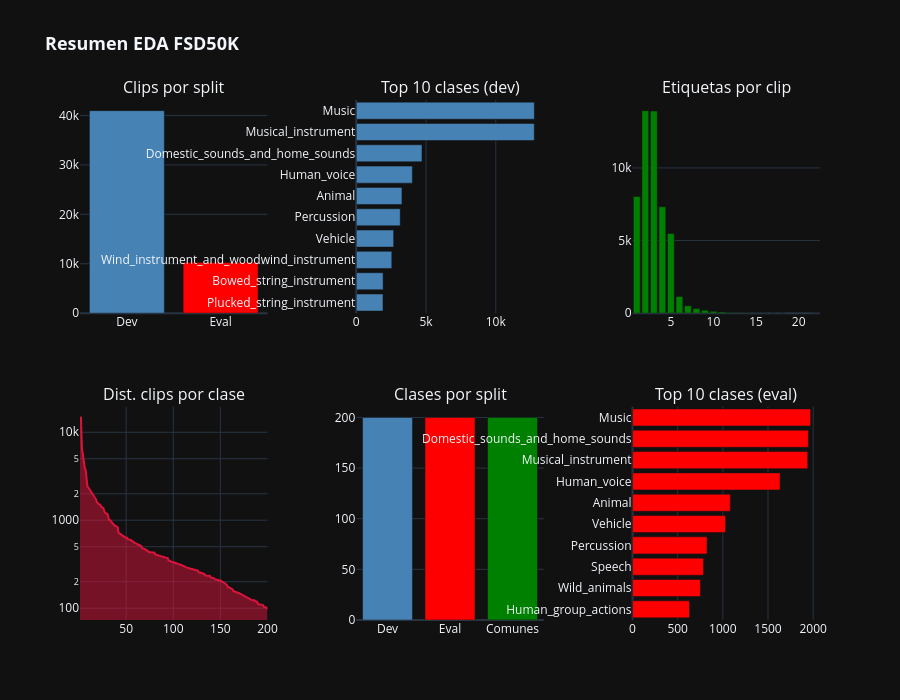

Notebook source saved alongside this figure:
### Markdown cell above
## **9. Resumen y conclusiones**

### Code cell
# Panel resumen visual
fig = make_subplots(
    rows=2, cols=3,
    subplot_titles=[
        'Clips por split',
        'Top 10 clases (dev)',
        'Etiquetas por clip',
        'Dist. clips por clase',
        'Clases por split',
        'Top 10 clases (eval)'
    ],
    vertical_spacing=0.18,
    horizontal_spacing=0.12
)

# 1. Clips por split
fig.add_trace(go.Bar(
    x=['Dev', 'Eval'], y=[len(df_dev), len(df_eval)],
    marker_color=['steelblue', 'red'], name='Clips por split', showlegend=False
), row=1, col=1)

# 2. Top 10 clases dev
top10_dev = df_dev['label_list'].explode().value_counts().head(10)
fig.add_trace(go.Bar(
    y=top10_dev.index[::-1], x=top10_dev.values[::-1],
    orientation='h', marker_color='steelblue', name='Top10 dev', showlegend=False
), row=1, col=2)

# 3. Etiquetas por clip
nlabel_vc = df_all['n_labels'].value_counts().sort_index()
fig.add_trace(go.Bar(
    x=nlabel_vc.index, y=nlabel_vc.values,
    marker_color='green', name='n_labels', showlegend=False
), row=1, col=3)

# 4. Distribución clips por clase
fig.add_trace(go.Scatter(
    x=list(range(1, len(label_counts)+1)),
    y=label_counts['count'].values,
    mode='lines', fill='tozeroy',
    line=dict(color='crimson'), name='Dist clases', showlegend=False
), row=2, col=1)
fig.update_yaxes(type='log', row=2, col=1)

# 5. Clases cubiertas
fig.add_trace(go.Bar(
    x=['Dev', 'Eval', 'Comunes'],
    y=[len(dev_classes), len(eval_classes), len(common_classes)],
    marker_color=['steelblue', 'red', 'green'], name='Clases', showlegend=False
), row=2, col=2)

# 6. Top 10 clases eval
top10_eval = df_eval['label_list'].explode().value_counts().head(10)
fig.add_trace(go.Bar(
    y=top10_eval.index[::-1], x=top10_eval.values[::-1],
    orientation='h', marker_color='red', name='Top10 eval', showlegend=False
), row=2, col=3)

fig.update_layout(
    height=700,
    title_text='<b>Resumen EDA FSD50K</b>',
    title_font_size=18,
    template='plotly_dark'
)
fig.show()

### Figure 1 — Plotly figure (JSON) as saved in the notebook; plotly's stock layout.template omitted (floating-point values rounded to 4 significant figures; data arrays with more than 128 entries replaced by an {"elided": "..."} marker saying what was removed)
{"data": [{"marker": {"color": ["steelblue", "red"]}, "name": "Clips por split", "showlegend": false, "type": "bar", "x": ["Dev", "Eval"], "xaxis": "x", "y": [40966, 10231], "yaxis": "y"}, {"marker": {"color": "steelblue"}, "name": "Top10 dev", "orientation": "h", "showlegend": false, "type": "bar", "x": [1916, 1924, 2548, 2680, 3152, 3275, 4020, 4711, 12763, 12767], "xaxis": "x2", "y": ["Plucked_string_instrument", "Bowed_string_instrument", "Wind_instrument_and_woodwind_instrument", "Vehicle", "Percussion", "Animal", "Human_voice", "Domestic_sounds_and_home_sounds", "Musical_instrument", "Music"], "yaxis": "y2"}, {"marker": {"color": "green"}, "name": "n_labels", "showlegend": false, "type": "bar", "x": [1, 2, 3, 4, 5, 6, 7, 8, 9, 10, 11, 12, 13, 14, 15, 16, 17, 18, 22], "xaxis": "x3", "y": [8027, 13940, 13911, 7323, 5485, 1156, 517, 315, 209, 129, 82, 43, 27, 19, 6, 4, 1, 2, 1], "yaxis": "y3"}, {"fill": "tozeroy", "line": {"color": "crimson"}, "mode": "lines", "name": "Dist clases", "showlegend": false, "type": "scatter", "x": {"elided": "200 int values"}, "xaxis": "x4", "y": {"elided": "200 int values"}, "yaxis": "y4"}, {"marker": {"color": ["steelblue", "red", "green"]}, "name": "Clases", "showlegend": false, "type": "bar", "x": ["Dev", "Eval", "Comunes"], "xaxis": "x5", "y": [200, 200, 200], "yaxis": "y5"}, {"marker": {"color": "red"}, "name": "Top10 eval", "orientation": "h", "showlegend": false, "type": "bar", "x": [631, 751, 785, 825, 1030, 1082, 1633, 1940, 1947, 1972], "xaxis": "x6", "y": ["Human_group_actions", "Wild_animals", "Speech", "Percussion", "Vehicle", "Animal", "Human_voice", "Musical_instrument", "Domestic_sounds_and_home_sounds", "Music"], "yaxis": "y6"}], "layout": {"annotations": [{"font": {"size": 16}, "showarrow": false, "text": "Clips por split", "x": 0.1267, "xanchor": "center", "xref": "paper", "y": 1, "yanchor": "bottom", "yref": "paper"}, {"font": {"size": 16}, "showarrow": false, "text": "Top 10 clases (dev)", "x": 0.5, "xanchor": "center", "xref": "paper", "y": 1, "yanchor": "bottom", "yref": "paper"}, {"font": {"size": 16}, "showarrow": false, "text": "Etiquetas por clip", "x": 0.8733, "xanchor": "center", "xref": "paper", "y": 1, "yanchor": "bottom", "yref": "paper"}, {"font": {"size": 16}, "showarrow": false, "text": "Dist. clips por clase", "x": 0.1267, "xanchor": "center", "xref": "paper", "y": 0.41, "yanchor": "bottom", "yref": "paper"}, {"font": {"size": 16}, "showarrow": false, "text": "Clases por split", "x": 0.5, "xanchor": "center", "xref": "paper", "y": 0.41, "yanchor": "bottom", "yref": "paper"}, {"font": {"size": 16}, "showarrow": false, "text": "Top 10 clases (eval)", "x": 0.8733, "xanchor": "center", "xref": "paper", "y": 0.41, "yanchor": "bottom", "yref": "paper"}], "height": 700, "title": {"font": {"size": 18}, "text": "<b>Resumen EDA FSD50K</b>"}, "xaxis": {"anchor": "y", "domain": [0, 0.2533]}, "xaxis2": {"anchor": "y2", "domain": [0.3733, 0.6267]}, "xaxis3": {"anchor": "y3", "domain": [0.7467, 1]}, "xaxis4": {"anchor": "y4", "domain": [0, 0.2533]}, "xaxis5": {"anchor": "y5", "domain": [0.3733, 0.6267]}, "xaxis6": {"anchor": "y6", "domain": [0.7467, 1]}, "yaxis": {"anchor": "x", "domain": [0.59, 1]}, "yaxis2": {"anchor": "x2", "domain": [0.59, 1]}, "yaxis3": {"anchor": "x3", "domain": [0.59, 1]}, "yaxis4": {"anchor": "x4", "domain": [0, 0.41], "type": "log"}, "yaxis5": {"anchor": "x5", "domain": [0, 0.41]}, "yaxis6": {"anchor": "x6", "domain": [0, 0.41]}}}
